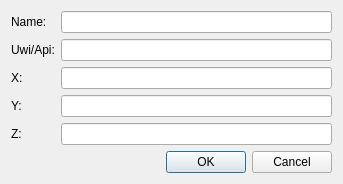
<?xml version="1.0" encoding="UTF-8"?>
<ui version="4.0">
 <class>AddWellDialog</class>
 <widget class="QDialog" name="AddWellDialog">
  <property name="geometry">
   <rect>
    <x>0</x>
    <y>0</y>
    <width>343</width>
    <height>182</height>
   </rect>
  </property>
  <property name="windowTitle">
   <string>Dialog</string>
  </property>
  <layout class="QVBoxLayout" name="verticalLayout">
   <item>
    <layout class="QGridLayout" name="gridLayout">
     <item row="0" column="0">
      <widget class="QLabel" name="label">
       <property name="text">
        <string>Name:</string>
       </property>
      </widget>
     </item>
     <item row="0" column="1">
      <widget class="QLineEdit" name="leName"/>
     </item>
     <item row="1" column="0">
      <widget class="QLabel" name="label_2">
       <property name="text">
        <string>Uwi/Api:</string>
       </property>
      </widget>
     </item>
     <item row="1" column="1">
      <widget class="QLineEdit" name="leUwi"/>
     </item>
     <item row="2" column="0">
      <widget class="QLabel" name="label_3">
       <property name="text">
        <string>X:</string>
       </property>
      </widget>
     </item>
     <item row="2" column="1">
      <widget class="QLineEdit" name="leX"/>
     </item>
     <item row="3" column="0">
      <widget class="QLabel" name="label_4">
       <property name="text">
        <string>Y:</string>
       </property>
      </widget>
     </item>
     <item row="3" column="1">
      <widget class="QLineEdit" name="leY"/>
     </item>
     <item row="4" column="0">
      <widget class="QLabel" name="label_5">
       <property name="text">
        <string>Z:</string>
       </property>
      </widget>
     </item>
     <item row="4" column="1">
      <widget class="QLineEdit" name="leZ"/>
     </item>
    </layout>
   </item>
   <item>
    <widget class="QDialogButtonBox" name="buttonBox">
     <property name="orientation">
      <enum>Qt::Horizontal</enum>
     </property>
     <property name="standardButtons">
      <set>QDialogButtonBox::Cancel|QDialogButtonBox::Ok</set>
     </property>
    </widget>
   </item>
  </layout>
 </widget>
 <resources/>
 <connections>
  <connection>
   <sender>buttonBox</sender>
   <signal>accepted()</signal>
   <receiver>AddWellDialog</receiver>
   <slot>accept()</slot>
   <hints>
    <hint type="sourcelabel">
     <x>248</x>
     <y>254</y>
    </hint>
    <hint type="destinationlabel">
     <x>157</x>
     <y>274</y>
    </hint>
   </hints>
  </connection>
  <connection>
   <sender>buttonBox</sender>
   <signal>rejected()</signal>
   <receiver>AddWellDialog</receiver>
   <slot>reject()</slot>
   <hints>
    <hint type="sourcelabel">
     <x>316</x>
     <y>260</y>
    </hint>
    <hint type="destinationlabel">
     <x>286</x>
     <y>274</y>
    </hint>
   </hints>
  </connection>
 </connections>
</ui>
